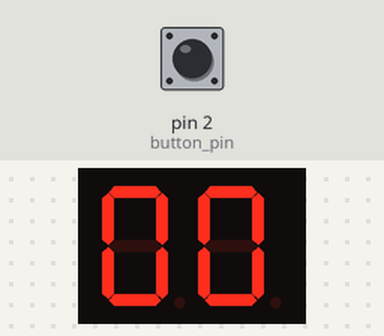
This sketch was run on a simulated Arduino Uno, built with avr-gcc and run on an emulated ATmega328P. Parts: 2-digit seven-segment display. Wiring (inferred from the names in the program): 2-digit 7-segment display, segments lit when LOW: segments pin 13, pin 12, pin 11, pin 10, pin 9, pin 8, pin 7; digit selects pin 5, pin 4. Inputs (shaded band) come from the test bench; at power-on: pin 2 (button_pin) HIGH. The segment pins are drawn as the display they are named for.

Above: at 0.2 s.
At 2.2 s:
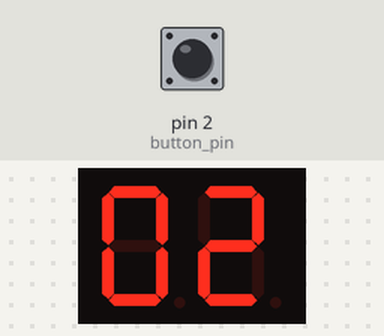
At 21.5 s:
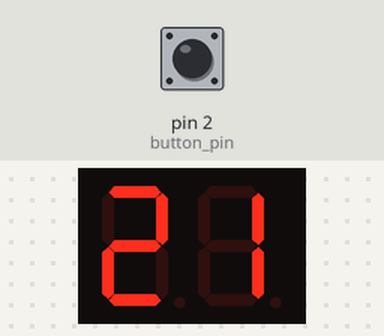
21.6 s: pin 2 (button_pin) pulled LOW for 3.2 s
Timing chart, 0 to 24.6 s (numbered marks = the images above; inputs shaded):
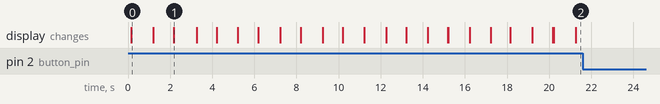

Measured:
- what the display in image 0 shows lasts 1.0 s, from 0.2 s to 1.2 s
- what the display in image 1 shows lasts 1.1 s, from 2.2 s to 3.3 s

The sketch:

practice_counter_pause.ino
```cpp
int segment_pins[]={13,12,11,10,9,8,7};
int left_display = 5;
int right_display = 4;
int count = 0;
unsigned long last_update = 0;
int current_digit = 0;
bool is_paused = false;
int button_pin = 2;

int digits[10][7]={
  {1,1,1,1,1,1,0},
  {0,1,1,0,0,0,0},
  {1,1,0,1,1,0,1},
  {1,1,1,1,0,0,1},
  {0,1,1,0,0,1,1},
  {1,0,1,1,0,1,1},
  {1,0,1,1,1,1,1},
  {1,1,1,0,0,0,0},
  {1,1,1,1,1,1,1},
  {1,1,1,1,0,1,1}
};

void setup() {
  pinMode(button_pin,INPUT_PULLUP);
  for(int i=0;i<7;i++)
  {
    pinMode(segment_pins[i],OUTPUT);
  }
  pinMode(left_display,OUTPUT);
  pinMode(right_display,OUTPUT);
}

void loop() {

  unsigned long current_time = millis();

  if(digitalRead(button_pin)==LOW) is_paused = true;
  else is_paused = false;
  delay(40);

  if(current_digit == 0)
  {
    display_digit(count/10,left_display);
    current_digit = 1;
  }
  else
  {
    display_digit(count%10,right_display);
    current_digit = 0;
  }

  if(!is_paused && (current_time - last_update >=1000))
  {
    count = (count+1)%100;
    last_update +=1000;
  }
}
void display_digit(int num, int digit_pin)
{
  digitalWrite(left_display,LOW);
  digitalWrite(right_display,LOW);
  delayMicroseconds(100);
  for(int i=0;i<7;i++)
  {
    digitalWrite(segment_pins[i],!digits[num][i]);
  }
  digitalWrite(digit_pin,HIGH);
}
```
